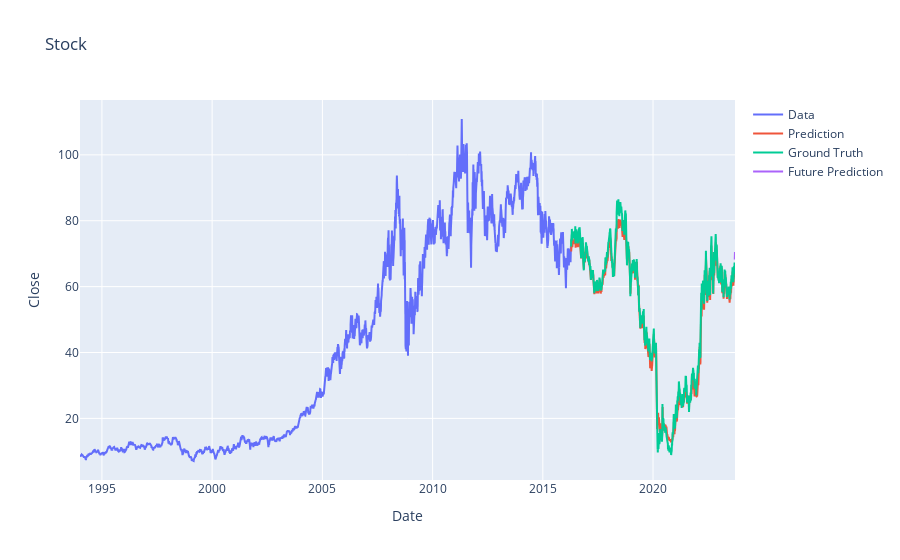

Notebook cell for this chart:
### Code cell
# score for forecast
# actual_df =  DataReader(user_input, data_source='yahoo', start='2018-01-01', end=datetime.now()- timedelta(days=5))
# actual_df =  DataReader(user_input, data_source='yahoo', start='2018-01-01', end=datetime.now())
actual_df = yf.download(user_input, start=start_date, end=end_date, auto_adjust=False)
actual_price = actual_df.filter(['Close'])
actual = actual_price[-5:]
print(actual)

# my_choice = forecast_5days[0]
my_choice = small_mae_prediction

print('\nmy choice: ',my_choice)
trace4 = go.Scatter(
    x=forecast_dates,
    y=my_choice,
    mode='lines',
    name='Future Prediction'
)
fig = go.Figure(data=[trace1, trace2, trace3, trace4], layout=layout)
fig.show()

forecast_score = mean_absolute_error(my_choice,actual)
print('mae: ',forecast_score)

### Figure 1 — Plotly figure (JSON) as saved in the notebook; plotly's stock layout.template omitted (floating-point values rounded to 4 significant figures; data arrays with more than 128 entries replaced by an {"elided": "..."} marker saying what was removed)
{"data": [{"mode": "lines", "name": "Data", "type": "scatter", "x": {"elided": "5609 str values"}, "y": {"elided": "5609 float values"}}, {"mode": "lines", "name": "Prediction", "type": "scatter", "x": {"elided": "1869 str values"}, "y": {"elided": "1869 float values"}}, {"mode": "lines", "name": "Ground Truth", "type": "scatter", "x": {"elided": "1869 str values"}, "y": {"elided": "1869 float values"}}, {"mode": "lines", "name": "Future Prediction", "type": "scatter", "x": ["2023-09-16T00:00:00", "2023-09-17T00:00:00", "2023-09-18T00:00:00", "2023-09-19T00:00:00", "2023-09-20T00:00:00"], "y": [68.23, 69.0, 69.63, 70.12, 70.48]}], "layout": {"title": {"text": "Stock"}, "xaxis": {"title": {"text": "Date"}}, "yaxis": {"title": {"text": "Close"}}}}
